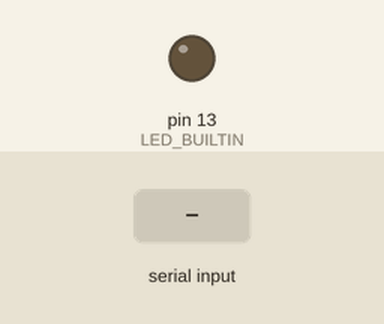
This sketch was run on a simulated Arduino Uno, built with avr-gcc and run on an emulated ATmega328P. Parts: output pins drawn as LEDs (lit = HIGH). Inputs (shaded band) come from the test bench. What the sketch prints to the serial monitor is not drawn.

Above: at 1.2 s.
1.3 s: "1" received over Serial
Timing chart, 0 to 4.3 s (numbered marks = the images above; inputs shaded):
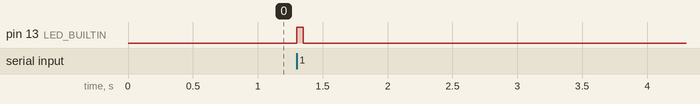

The sketch:

uno_raw_echo.ino
```cpp
/*
  uno_raw_echo.ino
  Simple diagnostic: read bytes from Micro (SoftwareSerial on D9)
  and print numeric + hex values to USB Serial, plus blink onboard LED when data arrives.

  Wiring: Micro TX -> Uno D9, common GND
*/

const unsigned long usbBaud = 115200;

void setup() {
  pinMode(LED_BUILTIN, OUTPUT);
  digitalWrite(LED_BUILTIN, LOW);
  // Use hardware Serial (D0/D1) at 115200 to match the Micro wiring
  Serial.begin(usbBaud);
  delay(50);
  Serial.println("UNO raw echo started");
  Serial.println("Listening on hardware Serial (D0) at 115200");
}

void loop() {
  if (Serial.available()) {
    int b = Serial.read();
    Serial.print("Recv dec:"); Serial.print(b);
    Serial.print("  hex: 0x");
    if (b < 16) Serial.print('0');
    Serial.println(b, HEX);
    // Blink LED once
    digitalWrite(LED_BUILTIN, HIGH);
    delay(50);
    digitalWrite(LED_BUILTIN, LOW);
  }
}
```

Measured:
- after the input at 1.3 s, pin 13 (LED_BUILTIN): LOW → HIGH at once, → LOW 0.05 s later
